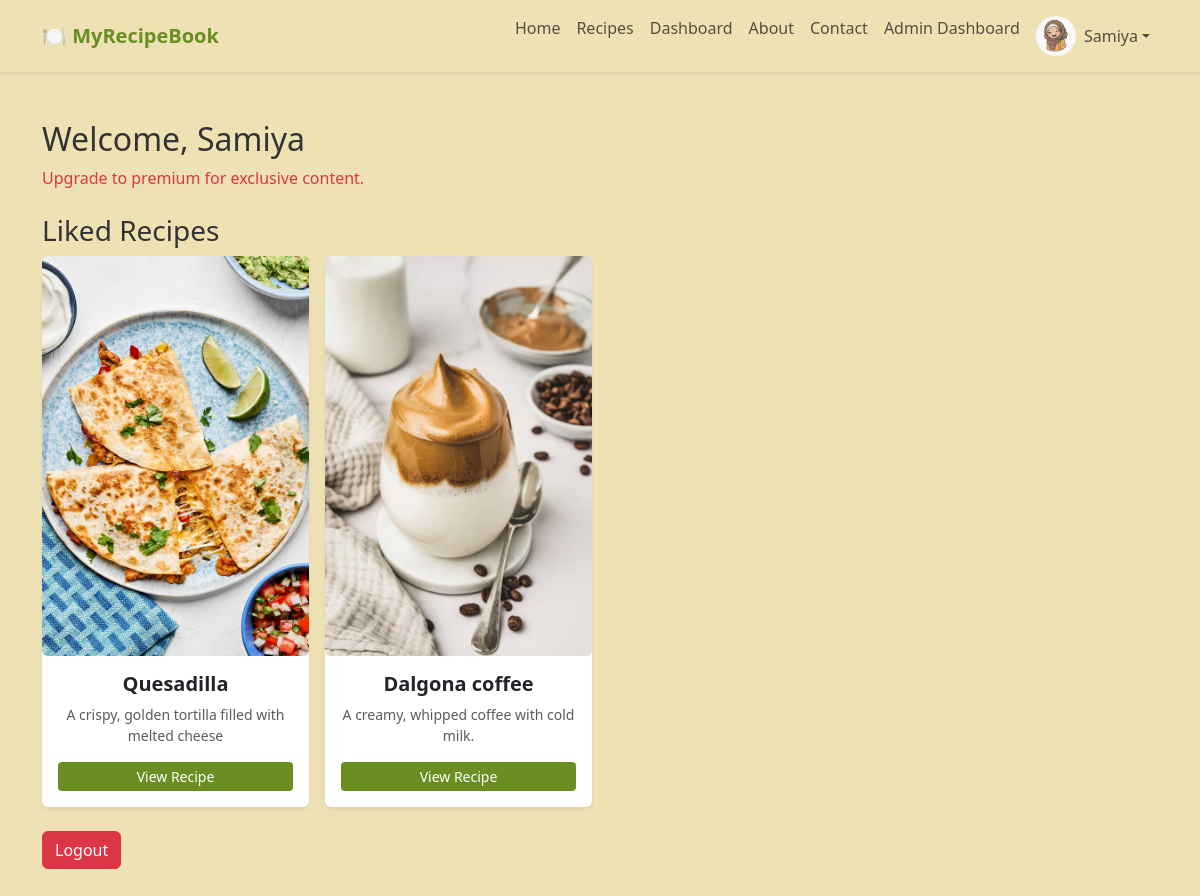
Page /dashboard (signed in) on the earlier database version.
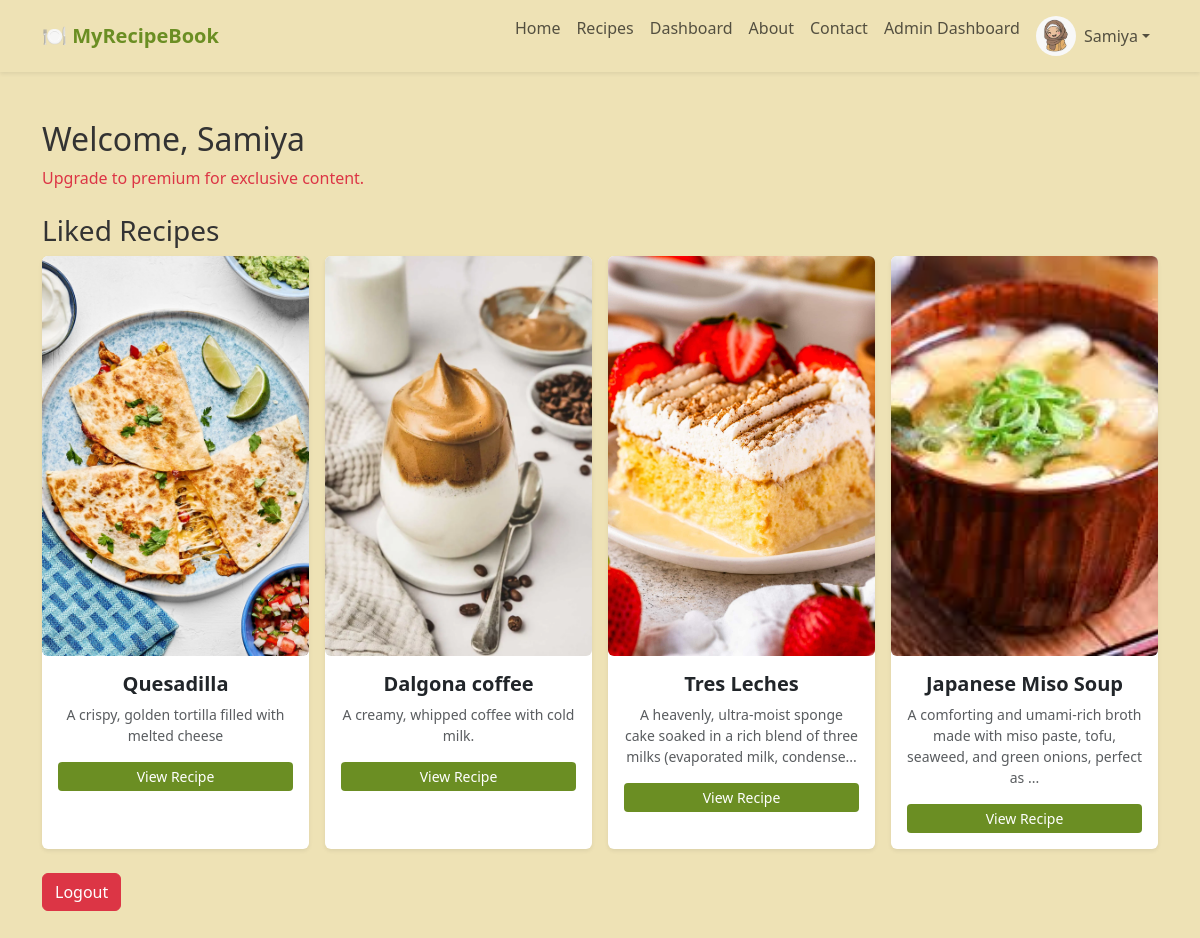
Same page on the later database version.
### app/models.py (models this page shows, shortened)
class Recipe(db.Model):
    id = db.Column(db.Integer, primary_key=True)
    title = db.Column(db.String(255), nullable=False)
    tags = db.Column(db.String(255))
    ingredients = db.Column(db.Text, nullable=False)
    instructions = db.Column(db.Text, nullable=True)
    description = db.Column(db.String(500), nullable=True)
    image_path = db.Column(db.String(255))  # Stores relative path
    video_path = db.Column(db.String(255))  # Stores relative path
    is_premium = db.Column(db.Boolean, default=False)  # New column
    likes = db.relationship('Like', backref='recipe', lazy=True)
    ratings = db.relationship('Rating', backref='recipe', lazy=True)
    comments = db.relationship('Comment', backref='recipe', lazy=True)

### app/routes.py (the view)
@bp.route("/dashboard")
@login_required
def user_dashboard():
    liked_recipes = current_user.liked_recipes  # Get all liked recipes for the user
    return render_template('user_dashboard.html', liked_recipes=liked_recipes)

### app/__init__.py (called while the page is built)
def create_app():
    app = Flask(__name__)
    app.config.from_object(Config)
    db.init_app(app)
    migrate.init_app(app, db)
    login_manager.init_app(app)
    ensure_upload_folders(app)
    @login_manager.user_loader
    def load_user(user_id):
        return User.query.get(int(user_id)) or Admin.query.get(int(user_id))
    from app.routes import bp
    app.register_blueprint(bp)
    login_manager.login_view = 'routes.admin_login'  # Redirect if user is not logged in
    login_manager.login_message_category = "danger"
    return app

### app/templates/user_dashboard.html
{% extends "base.html" %}
{% block content %}
<h2>Welcome, {{ current_user.name }}</h2>
{% if current_user.is_premium %}
    <p class="text-success">You are a Premium User! Enjoy exclusive recipes.</p>
{% else %}
    <p class="text-danger">Upgrade to premium for exclusive content.</p>
{% endif %}
<h3 class="mt-4">Liked Recipes</h3>
<div class="row gx-3 gy-4">
    {% for recipe in liked_recipes %}
        <div class="col-lg-3 col-md-4 col-sm-6 col-12">
            <div class="card shadow-sm border-0 h-100">
                {% if recipe.image_path %}
                    <img src="{{ url_for('static', filename=recipe.image_path) }}"
                         class="card-img-top rounded" alt="{{ recipe.title }}">
                {% else %}
                    <img src="{{ url_for('static', filename='images/placeholder.jpg') }}"
                         class="card-img-top rounded" alt="No Image Available">
                {% endif %}
                <div class="card-body text-center">
                    <h5 class="card-title fw-bold">{{ recipe.title }}</h5>
                    <p class="text-muted small">
                        {{ (recipe.description or '')[:100] }}{% if (recipe.description or '')|length > 100 %}...{% endif %}
                    </p>
                    <a href="{{ url_for('routes.view_recipe', recipe_id=recipe.id) }}" class="btn btn-primary btn-sm">
                        View Recipe
                    </a>
                </div>
            </div>
        </div>
    {% endfor %}
</div>
<div class="mt-4">
    <a href="{{ url_for('routes.user_logout') }}" class="btn btn-danger">Logout</a>
</div>
{% endblock %}

Differences in the rows shown:
added Recipe: image_path (picture), title "Tres Leches", description "A heavenly, ultra-moist sponge cake soaked in a rich blend of three milks (evaporated milk, condense"
now on this page (row unchanged): Recipe: image_path (picture), title "Japanese Miso Soup", description "A comforting and umami-rich broth made with miso paste, tofu, seaweed, and green onions, perfect as"
